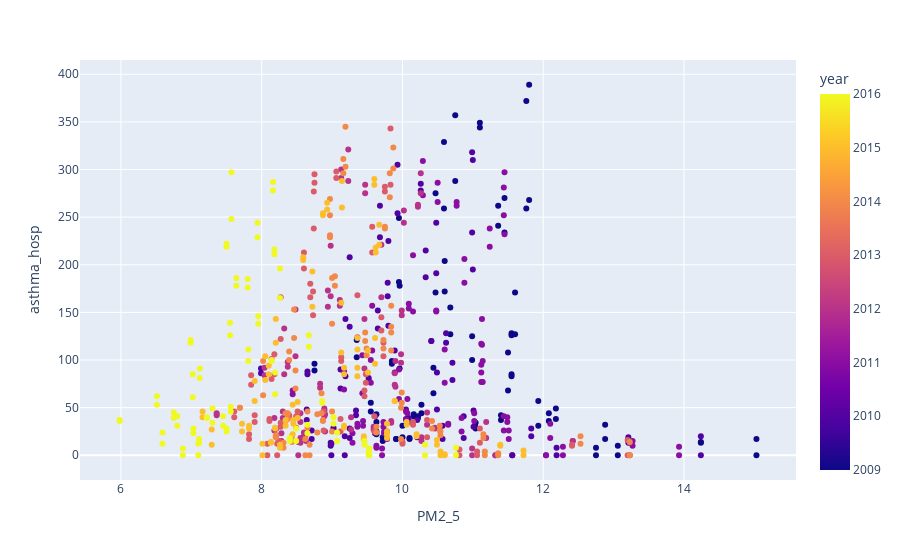

Here is the notebook cell this chart was saved with:
### Markdown cell above
Let's see how the data evolved per district:

### Code cell
import plotly.express as px


fig = px.scatter(sorted_df, x="PM2_5", y="asthma_hosp", color="year")
fig.show()

### Figure 1 — Plotly figure (JSON) as saved in the notebook; plotly's stock layout.template omitted (floating-point values rounded to 4 significant figures; data arrays with more than 128 entries replaced by an {"elided": "..."} marker saying what was removed)
{"data": [{"hovertemplate": "PM2_5=%{x}<br>asthma_hosp=%{y}<br>year=%{marker.color}<extra></extra>", "legendgroup": "", "marker": {"color": {"elided": "672 int values"}, "coloraxis": "coloraxis", "symbol": "circle"}, "mode": "markers", "name": "", "orientation": "v", "showlegend": false, "type": "scatter", "x": {"elided": "672 float values"}, "xaxis": "x", "y": {"elided": "672 int values"}, "yaxis": "y"}], "layout": {"coloraxis": {"colorbar": {"title": {"text": "year"}}, "colorscale": [[0, "#0d0887"], [0.1111, "#46039f"], [0.2222, "#7201a8"], [0.3333, "#9c179e"], [0.4444, "#bd3786"], [0.5556, "#d8576b"], [0.6667, "#ed7953"], [0.7778, "#fb9f3a"], [0.8889, "#fdca26"], [1, "#f0f921"]]}, "legend": {"tracegroupgap": 0}, "margin": {"t": 60}, "xaxis": {"anchor": "y", "domain": [0, 1], "title": {"text": "PM2_5"}}, "yaxis": {"anchor": "x", "domain": [0, 1], "title": {"text": "asthma_hosp"}}}}
